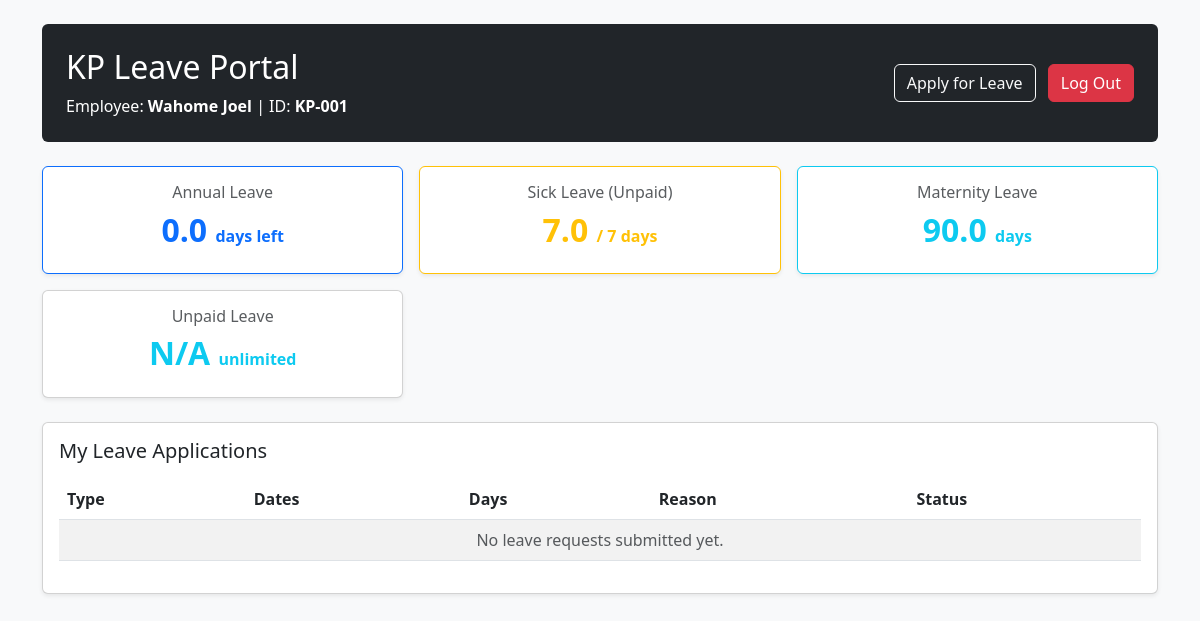
/dashboard (signed in), run on the app's committed database.
### models.py (models this page shows)
class User(UserMixin, db.Model):
    __tablename__ = 'users'
    id = db.Column(db.Integer, primary_key=True)
    employee_id = db.Column(db.String(50), unique=True, nullable=False)
    full_name = db.Column(db.String(100), nullable=False)
    email = db.Column(db.String(120), nullable=True)
    password_hash = db.Column(db.String(256), nullable=False)
    company = db.Column(db.String(50), nullable=False)
    role = db.Column(db.String(20), nullable=False, default='employee')
    hire_date = db.Column(db.Date, nullable=False, default=date.today)
    carried_over_leave = db.Column(db.Float, default=0.0)
    sick_leave_paid_balance = db.Column(db.Float, default=7.0)
    sick_leave_unpaid_balance = db.Column(db.Float, default=7.0)
    maternity_leave_balance = db.Column(db.Float, default=90.0)
    paternity_leave_balance = db.Column(db.Float, default=14.0)
    leave_requests = db.relationship('LeaveRequest', backref='applicant', lazy=True)
    work_saturdays = db.Column(db.Boolean, default=False)
    @property
    def current_annual_leave_balance(self):
        today = date.today()
        hire = self.hire_date if self.hire_date else today
        months_worked = (today.year - hire.year) * 12 + (today.month - hire.month)
        months_worked = max(0, months_worked)
        carried = self.carried_over_leave if self.carried_over_leave is not None else 0.0
        total_accrued = min(21.0, round(months_worked * 1.75, 2)) + carried
        approved_taken = sum(
            req.total_days for req in self.leave_requests
            if req.leave_type == 'Annual' and req.status == 'Approved'
        )
        return max(0.0, round(total_accrued - approved_taken, 2))

### app.py (the view)
@app.route('/dashboard')
@login_required
def dashboard():
    if current_user.role == 'manager':
        return redirect(url_for('manager_dashboard'))
    if current_user.company == 'Dukaloco':
        return render_template('dukaloco_dashboard.html', user=current_user)
    elif current_user.company == 'KP':
        return render_template('kp_dashboard.html', user=current_user)
    else:
        return 'Invalid company association.', 400

### app.py (called while the page is built)
@login_manager.user_loader
def load_user(user_id):
    return User.query.get(int(user_id))

### templates/kp_dashboard.html (shortened to what this page needs)
<!DOCTYPE html>
<html lang="en">
<head>
    <link rel="stylesheet" href="https://cdn.jsdelivr.net/npm/bootstrap@5.3.0/dist/css/bootstrap.min.css">
</head>
<body class="bg-light">
<div class="container mt-4">
    <div class="p-4 mb-4 bg-dark text-white rounded d-flex justify-content-between align-items-center">
        <div>
            <h2>KP Leave Portal</h2>
            <p class="mb-0">Employee: <strong>{{ user.full_name }}</strong> | ID: <strong>{{ user.employee_id }}</strong></p>
        </div>
        <div>
            <a href="{{ url_for('apply_leave') }}" class="btn btn-outline-light me-2">Apply for Leave</a>
            <a href="{{ url_for('logout') }}" class="btn btn-danger">Log Out</a>
        </div>
    </div>
    <div class="row g-3 mb-4">
        <div class="col-md-4">
            <div class="card border-primary shadow-sm text-center">
                <div class="card-body">
                    <h6 class="text-muted">Annual Leave</h6>
                    <h2 class="text-primary fw-bold">{{ current_user.current_annual_leave_balance }} <small class="fs-6">days left</small></h2>
                </div>
            </div>
        </div>
        <div class="col-md-4">
            <div class="card border-warning shadow-sm text-center">
                <div class="card-body">
                    <h6 class="text-muted">Sick Leave (Unpaid)</h6>
                    <h2 class="text-warning fw-bold">{{ user.sick_leave_unpaid_balance }} <small class="fs-6">/ 7 days</small></h2>
                </div>
            </div>
        </div>
        <div class="col-md-4">
            <div class="card border-info shadow-sm text-center">
                <div class="card-body">
                    <h6 class="text-muted">Maternity Leave</h6>
                    <h2 class="text-info fw-bold">{{ user.maternity_leave_balance }} <small class="fs-6">days</small></h2>
                </div>
            </div>
        </div>
        <div class="col-md-4">
            <div class="card boarder-info shadow-sm text-center">
                <div class="card-body">
                    <h6 class="text-muted">Unpaid Leave</h6>
                    <h2 class="text-info fw-bold">N/A <small class="fs-6">unlimited</small></h2>
                </div>
            </div>
        </div>
    </div>
    <div class="card shadow-sm p-3">
        <h5 class="mb-3">My Leave Applications</h5>
        <div class="table-responsive">
            <table class="table table-striped align-middle">
                <thead>
                    <tr>
                        <th>Type</th>
                        <th>Dates</th>
                        <th>Days</th>
                        <th>Reason</th>
                        <th>Status</th>
                    </tr>
                </thead>
                <tbody>
                    {% for req in user.leave_requests %}
                    <tr>
                        <td><span class="badge bg-secondary">{{ req.leave_type }}</span></td>
                        <td>{{ req.start_date.strftime('%Y-%m-%d') }} to {{ req.end_date.strftime('%Y-%m-%d') }}</td>
                        <td>{{ req.total_days }}</td>
                        <td>{{ req.reason }}</td>
                        <td>
                            {% if req.status == 'Approved' %}
                                <span class="badge bg-success">Approved</span>
                            {% elif req.status == 'Rejected' %}
                                <span class="badge bg-danger">Rejected</span>
                            {% else %}
                                <span class="badge bg-warning text-dark">Pending</span>
                            {% endif %}
                        </td>
                    </tr>
                    {% else %}
                    <tr>
                        <td colspan="5" class="text-center text-muted">No leave requests submitted yet.</td>
                    </tr>
                    {% endfor %}
                </tbody>
            </table>
        </div>
    </div>
</div>
</body>
</html>

### data on the page
User: full_name "Wahome Joel", employee_id "KP-001", current_annual_leave_balance "0.0", sick_leave_unpaid_balance "7.0", maternity_leave_balance "90.0"
